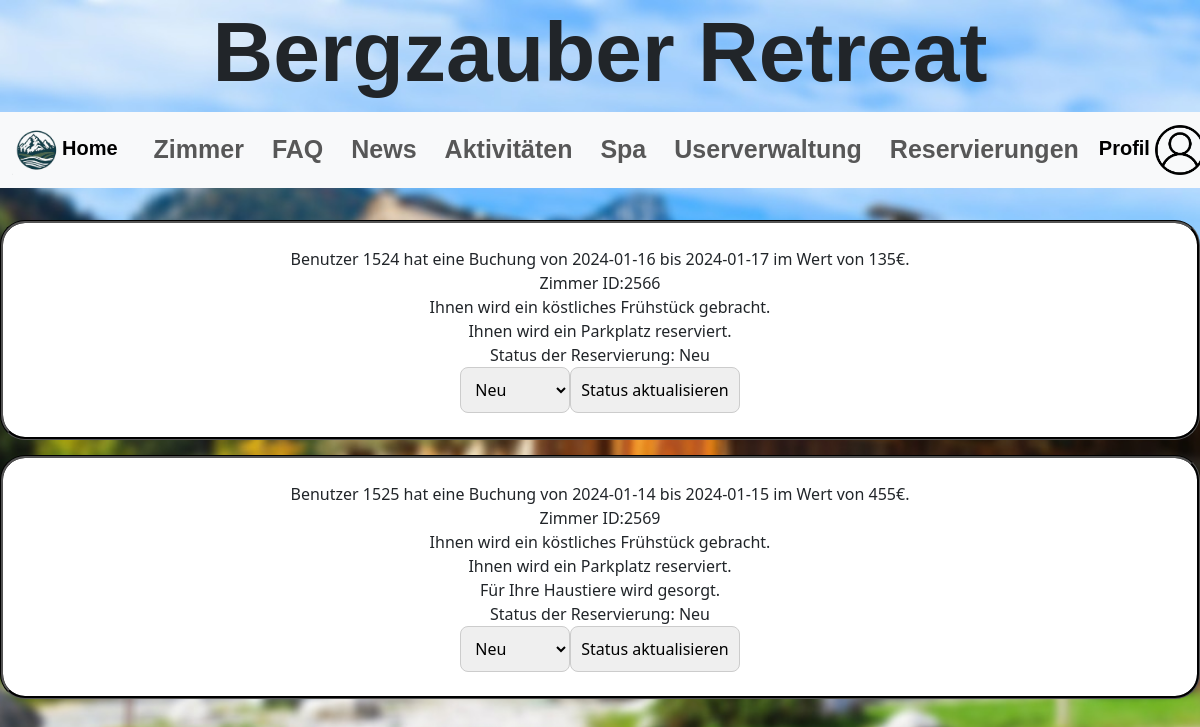
Page /php/reservierungen.php (signed in) on the committed database.
### tables this page shows
CREATE TABLE `user` (
  `userid` int(32) NOT NULL,
  `Aktiviert` tinyint(4) NOT NULL,
  `Rechte` varchar(32) NOT NULL,
  `Vorname` varchar(50) NOT NULL,
  `Nachname` varchar(50) NOT NULL,
  `Email` varchar(50) NOT NULL,
  `Username` varchar(32) NOT NULL,
  `Passwort` varchar(80) NOT NULL
);

CREATE TABLE `zimmer` (
  `zimmer_id` int(11) NOT NULL,
  `Kosten` int(32) NOT NULL,
  `Status` varchar(32) NOT NULL,
  `Anreise` date NOT NULL,
  `Abreise` date NOT NULL,
  `Frühstück` tinyint(4) NOT NULL,
  `Parkplatz` tinyint(4) NOT NULL,
  `Haustiere` tinyint(4) NOT NULL
);

### php/reservierungen.php (the view, shortened to what this page needs)
<!DOCTYPE html>
<html lang="en">
<head>
    <?php include "../includes/header.php"; ?>
</head>
<body>
<h1 class="maintitle">Bergzauber Retreat</h1>
<?php include '../includes/nav.php'; ?>
<?php
include_once '../includes/dbaccess.php';
$sql = "SELECT user.userid, zimmer.*
FROM user
JOIN user_zimmer ON user.userid = user_zimmer.userid
JOIN zimmer ON user_zimmer.zimmer_id = zimmer.zimmer_id";
$result = mysqli_query($conn, $sql);
if (mysqli_num_rows($result) > 0) {
    while($row = mysqli_fetch_assoc($result)) {
        echo '<form method="post" action="../includes/update_status.php">';
        echo '<label>Benutzer ' . $row["userid"] . ' hat eine Buchung von ';
        echo $row["Anreise"];
        echo ' bis ';
        echo $row["Abreise"];
        echo ' im Wert von ';
        echo $row["Kosten"];
        echo '€.</label><br>';
        echo 'Zimmer ID:';
        echo $row["zimmer_id"];
        if ($row["Frühstück"] == 1) {
            echo '<br>';
            echo "Ihnen wird ein köstliches Frühstück gebracht.";
        }
        if ($row["Parkplatz"] == 1) {
            echo '<br>';
            echo "Ihnen wird ein Parkplatz reserviert.";
        }
        if ($row["Haustiere"] == 1) {
            echo '<br>';
            echo "Für Ihre Haustiere wird gesorgt.";
        }
        echo '<br>Status der Reservierung: ';
        echo $row['Status'];
        echo '<br>';
        echo '<select name="status">';
        echo '<option value="Neu">Neu</option>';
        echo '</select>';
        echo '<input type="submit" value="Status aktualisieren">';
        echo '</form>';
    }
} else {
    echo "Keine Reservierungen gefunden.";
}
?>
</body>
</html>

### includes/header.php (shortened to what this page needs)
<link rel="stylesheet" type="text/css" href="../css/stylesheet.css">
<link href="https://cdn.jsdelivr.net/npm/bootstrap@5.3.2/dist/css/bootstrap.min.css" rel="stylesheet">

### includes/nav.php (shortened to what this page needs)
<nav class="navbar navbar-expand-lg bg-body-tertiary">
  <div class="container-fluid">
    <a class="navbar-brand" href="../php/index.php"><img src="../res/img/Logo.png" alt="Logo" width="50" height="50">Home</a>
    <div class="collapse navbar-collapse" id="navbarNav">
      <ul class="navbar-nav">
          <li class="nav-item">
          <a class="nav-link" href="../php/Zimmer.php" style="padding-left: 20px; font-size: 25px;">Zimmer</a>
        <li class="nav-item">
          <a class="nav-link" href="../php/faq.php" style="padding-left: 20px; font-size: 25px;">FAQ</a>
        </li>
        <li class="nav-item">
          <a class="nav-link" href="../php/news.php" style="padding-left: 20px; font-size: 25px;">News</a>
        </li>
          <li class="nav-item">
          <a class="nav-link" href="../php/aktivitaeten.php" style="padding-left: 20px; font-size: 25px;">Aktivitäten</a>
        </li>
        <li class="nav-item">
          <a class="nav-link" href="../php/spa.php" style="padding-left: 20px; font-size: 25px;">Spa</a>
        </li>
          <?php
          if (isset($_SESSION['rechte'])) {
            if ($_SESSION['rechte'] == "admin") {
              echo '<a class="nav-link" href="../php/userverwaltung.php" style="padding-left: 20px; font-size: 25px;">Userverwaltung</a>';
              echo '<a class="nav-link" href="../php/reservierungen.php" style="padding-left: 20px; font-size: 25px;">Reservierungen</a>';
            }
          }
          ?>
      </ul>
    </div>
  </div>
  <?php
  if (isset($_SESSION['username'])) {
  echo '<a class="navbar-brand ms-auto" href="../php/Profil.php">Profil <img src="../res/img/Profil.png" alt="Profil" width="50" height="50"></a>';
}
?>
</nav>

### css/stylesheet.css (style rules this page uses)
h1 { padding-top: 0.02em; text-align: center; font-family: sans-serif, Arial; padding-bottom: 0.02em; }
form { background-color: white; border-style: groove; border-color: black; border-radius: 25px; padding: 3vh 10vw; text-align: center; margin-bottom: 15px; }
body { margin: 0; padding: 0; min-height: 100vh; background-image: url('../res/img/Hotel.jpg'); background-size: cover; background-attachment: fixed; background-position: center; background-repeat: no-repeat; }
.maintitle { font-size: 7vw; font-weight: bolder; }
input[type="text"], input[type="password"], input[type="submit"], input[type=reset], input[type="email"], select { padding: 10px; border: 1px solid #ccc; border-radius: 8px; box-sizing: border-box; transition: border-color 1s; }
.navbar { font-family: sans-serif, Arial; font-weight: bold; }
nav { margin-bottom: 2em; }
a { flex: 1 0 0; }
.navbar { margin-right: 0; width: 100%; }

### rows in the picture
user: userid "1524", zimmer.Anreise "2024-01-16", zimmer.Abreise "2024-01-17", zimmer.Kosten "135", zimmer.zimmer_id "2566", zimmer.Status "Neu"
user: userid "1525", zimmer.Anreise "2024-01-14", zimmer.Abreise "2024-01-15", zimmer.Kosten "455", zimmer.zimmer_id "2569", shows "Für Ihre Haustiere wird gesorgt.", zimmer.Status "Neu"
